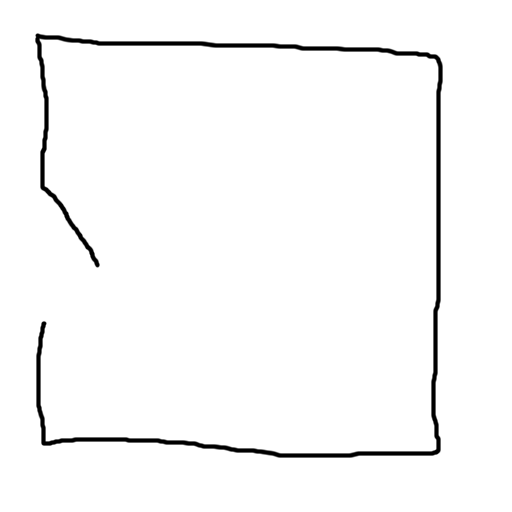
#> input picture template.png, 512 x 512 px
$ python template_parser.py
#> lines starting #> are read from the running program, lines starting #| are printed output that depends on the picture
import cv2
import math
import numpy as np
import random

im_a = cv2.imread("template.png",0)
#> im_a is the input picture: shape (512, 512); min 0, max 255, mean 248.5
basis_point = (0,0.2)
shape = im_a.shape
#> shape = (512, 512)
basis_point = basis_point[0]*shape[0]/2 + shape[0]/2, basis_point[1]*shape[1]/2 + shape[1]/2
#> basis_point = (256, 307.2)

def ray(image, basis_point, angle):
	vector = np.array((math.sin(angle),math.cos(angle)))
	coordinates = np.array([basis_point[0],basis_point[1]])
	distance = 0
	while True:
		if (image.shape<=coordinates).any() or (coordinates<0).any():
			return None
		cr = coordinates.astype(int)
		if image[cr[0]][cr[1]] != 255:
			return distance
		distance += 1
		coordinates = coordinates+vector
def add_noise(x):
	if x!=None:
		x+=np.random.normal()*16
		x*=random.randint(100,104)/102.0
		if random.randint(0,16)<4:
			return None
	return x
print(basis_point)
#| (256.0, 307.2)
u_l = []
u_noised = []
v_l = []

for i in range(0,3600):
	v = i/(10*2*math.pi)
	u = ray(im_a, basis_point, v)
	u_noised.append(add_noise(u))
	u_l.append(u)
	v_l.append(v)
#> this loop made 3600 passes
#> (u, x in add_noise) on passes 1 to 3: (129, 158.8), (129, 132.7), (129, 147.5)
#> after the loop, u_l = 3600 items, first 6: 129, 129, 129, 129, 130, 130; u_noised = 3600 items, first 6: 158.8, 132.7, 147.5, 166.5, 161.4, 116.6; v_l = 3600 values from 0 to 57.28

import numpy as np
import matplotlib.pyplot as plt

fig = plt.figure()
ax = fig.add_subplot(111, projection='polar')
c = ax.scatter(v_l,u_noised,s=1)
c = ax.scatter(v_l,u_l,s=1)

plt.show()
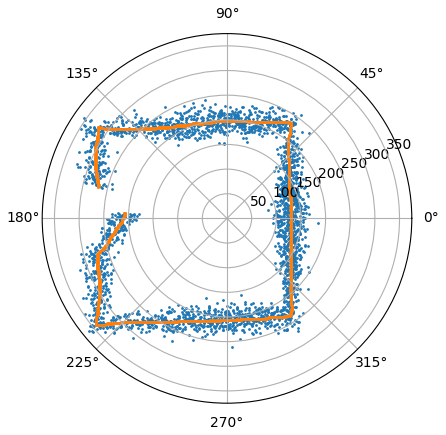
#> figure drawn by matplotlib, 1 panel
